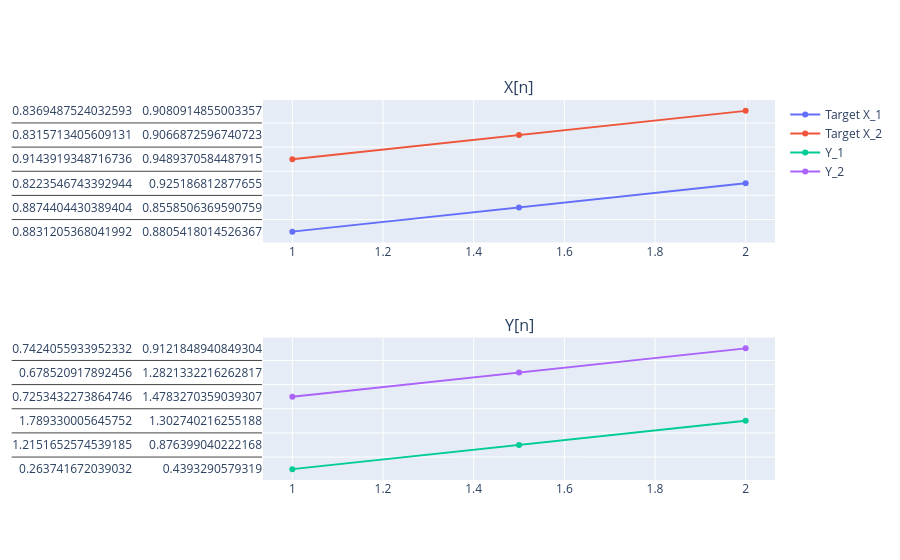

The notebook cell this image was saved under:
### Markdown cell above
Plot of the test data

### Code cell
target = torch.Tensor.numpy(torch.transpose(train_target,0, 1))
inputs = torch.Tensor.numpy(torch.transpose(train_input,0, 1))

if SELECTED_MODEL == 0:
    fig = make_subplots(rows=2, cols=1, subplot_titles=("X[n]","Y[n]"))
    
    fig.append_trace(go.Scatter(x = np.linspace(1, target.shape[0], target.shape[0]+1),
        y=target[:,0], name = 'Target X_1'
    ), row=1, col=1)
    fig.append_trace(go.Scatter(x = np.linspace(1, target.shape[0], target.shape[0]+1),
        y=target[:,1],name = 'Target X_2'
    ), row=1, col=1)
    
    fig.append_trace(go.Scatter(x = np.linspace(1, inputs.shape[0], inputs.shape[0]+1),
        y=inputs[:,0],name = 'Y_1'
    ), row=2, col=1)
    fig.append_trace(go.Scatter(x = np.linspace(1, inputs.shape[0], inputs.shape[0]+1),
        y=inputs[:,1],name = 'Y_2'
    ), row=2, col=1)
    
    fig.show()
else:
    fig = make_subplots(rows=3, cols=1, subplot_titles=("X[n]","Y[n]"))
    
    fig.append_trace(go.Scatter(x = np.linspace(1, target.shape[0], target.shape[0]+1),
        y=target[:,0], name = 'Target X_1'
    ), row=1, col=1)
    fig.append_trace(go.Scatter(x = np.linspace(1, target.shape[0], target.shape[0]+1),
        y=target[:,1],name = 'Target X_2'
    ), row=1, col=1)
    fig.append_trace(go.Scatter(x = np.linspace(1, target.shape[0], target.shape[0]+1),
        y=target[:,2],name = 'Target X_3'
    ), row=1, col=1)
    
    fig.append_trace(go.Scatter(x = np.linspace(1, inputs.shape[0], inputs.shape[0]+1),
        y=inputs[:,0],name = 'Y_1'
    ), row=2, col=1)
    fig.append_trace(go.Scatter(x = np.linspace(1, inputs.shape[0], inputs.shape[0]+1),
        y=inputs[:,1],name = 'Y_2'
    ), row=2, col=1)
    fig.append_trace(go.Scatter(x = np.linspace(1, inputs.shape[0], inputs.shape[0]+1),
        y=inputs[:,2],name = 'Y_2'
    ), row=2, col=1)

    fig.append_trace(go.Scatter(x = target[:, 0],
        y=target[:, 2],name = 'X-Z plot of Lorentz Attractor'
    ), row=3, col=1)
    
    fig.show()
